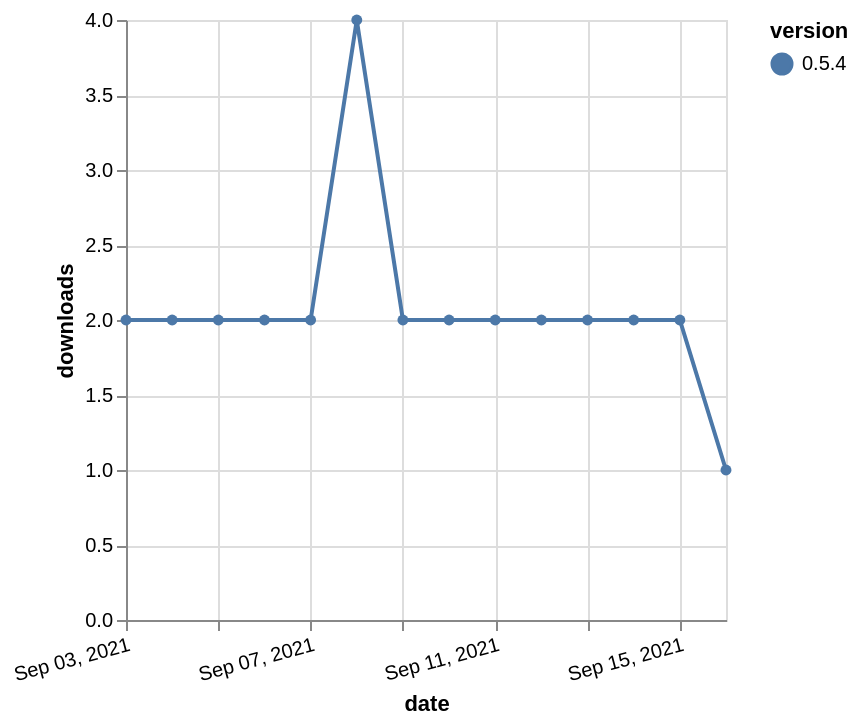

Vega-Lite specification stored for this chart:
### Vega-Lite specification from a JSON file in a GitHub repository (floating-point values rounded to 4 significant figures)
{"$schema": "https://vega.github.io/schema/vega-lite/v5.json", "description": "A simple bar chart with embedded data.", "data": {"values": [{"date": "2021-09-03", "total": 727, "delta": 2, "version": "0.5.4"}, {"date": "2021-09-04", "total": 729, "delta": 2, "version": "0.5.4"}, {"date": "2021-09-05", "total": 731, "delta": 2, "version": "0.5.4"}, {"date": "2021-09-06", "total": 733, "delta": 2, "version": "0.5.4"}, {"date": "2021-09-07", "total": 735, "delta": 2, "version": "0.5.4"}, {"date": "2021-09-08", "total": 739, "delta": 4, "version": "0.5.4"}, {"date": "2021-09-09", "total": 741, "delta": 2, "version": "0.5.4"}, {"date": "2021-09-10", "total": 743, "delta": 2, "version": "0.5.4"}, {"date": "2021-09-11", "total": 745, "delta": 2, "version": "0.5.4"}, {"date": "2021-09-12", "total": 747, "delta": 2, "version": "0.5.4"}, {"date": "2021-09-13", "total": 749, "delta": 2, "version": "0.5.4"}, {"date": "2021-09-14", "total": 751, "delta": 2, "version": "0.5.4"}, {"date": "2021-09-15", "total": 753, "delta": 2, "version": "0.5.4"}, {"date": "2021-09-16", "total": 754, "delta": 1, "version": "0.5.4"}]}, "width": "container", "mark": {"type": "line", "point": {"filled": true}}, "encoding": {"x": {"field": "date", "type": "temporal", "timeUnit": "yearmonthdate", "title": "date", "axis": {"labelAngle": -15}}, "y": {"field": "delta", "type": "quantitative", "title": "downloads"}, "color": {"field": "version", "type": "nominal"}, "tooltip": {"field": "delta"}}}
